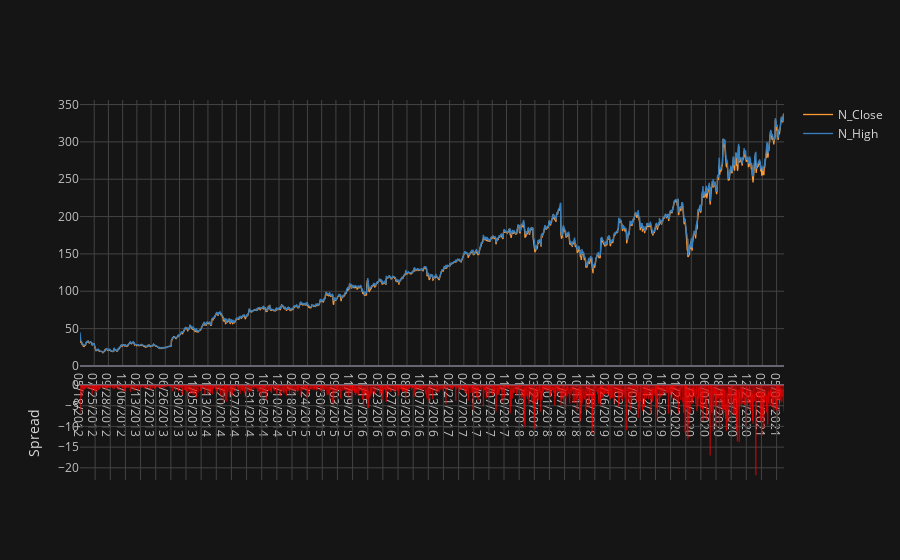

The notebook cell this image was saved under:
### Markdown cell above
Closing Price is never smaller than Low price

### Code cell
reversed_data[['N_Close','N_High']].iplot(kind='spread')

### Figure 1 — Plotly figure (JSON) as saved in the notebook; plotly's stock layout.template omitted (floating-point values rounded to 4 significant figures; data arrays with more than 128 entries replaced by an {"elided": "..."} marker saying what was removed)
{"data": [{"line": {"color": "rgba(255, 153, 51, 1.0)", "dash": "solid", "shape": "linear", "width": 1.3}, "mode": "lines", "name": "N_Close", "text": "", "type": "scatter", "x": {"elided": "2279 str values"}, "y": {"elided": "2279 float values"}}, {"line": {"color": "rgba(55, 128, 191, 1.0)", "dash": "solid", "shape": "linear", "width": 1.3}, "mode": "lines", "name": "N_High", "text": "", "type": "scatter", "x": {"elided": "2279 str values"}, "y": {"elided": "2279 float values"}}, {"connectgaps": false, "fill": "tozeroy", "line": {"color": "green", "dash": "solid", "shape": "linear", "width": 0.5}, "mode": "lines", "name": "Spread", "showlegend": false, "type": "scatter", "x": {"elided": "2279 str values"}, "xaxis": "x2", "y": {"elided": "2279 mixed values"}, "yaxis": "y2"}, {"connectgaps": false, "fill": "tozeroy", "line": {"color": "red", "dash": "solid", "shape": "linear", "width": 0.5}, "mode": "lines", "name": "Spread", "showlegend": false, "type": "scatter", "x": {"elided": "2279 str values"}, "xaxis": "x2", "y": {"elided": "2279 mixed values"}, "yaxis": "y2"}], "layout": {"hovermode": "x", "legend": {"bgcolor": "#151516", "font": {"color": "#D9D9D9"}}, "paper_bgcolor": "#151516", "plot_bgcolor": "#151516", "title": {"font": {"color": "#D9D9D9"}}, "xaxis": {"gridcolor": "#434343", "showgrid": true, "tickfont": {"color": "#C2C2C2"}, "title": {"font": {"color": "#D9D9D9"}, "text": ""}, "zerolinecolor": "#666570"}, "xaxis2": {"anchor": "y2", "gridcolor": "#434343", "showgrid": true, "showticklabels": false, "tickfont": {"color": "#C2C2C2"}, "title": {"font": {"color": "#D9D9D9"}, "text": ""}, "zerolinecolor": "#666570"}, "yaxis": {"domain": [0.3, 1], "gridcolor": "#434343", "showgrid": true, "tickfont": {"color": "#C2C2C2"}, "title": {"font": {"color": "#D9D9D9"}, "text": ""}, "zerolinecolor": "#666570"}, "yaxis2": {"domain": [0, 0.25], "gridcolor": "#434343", "showgrid": true, "tickfont": {"color": "#C2C2C2"}, "title": {"font": {"color": "#D9D9D9"}, "text": "Spread"}, "zerolinecolor": "#666570"}}}
